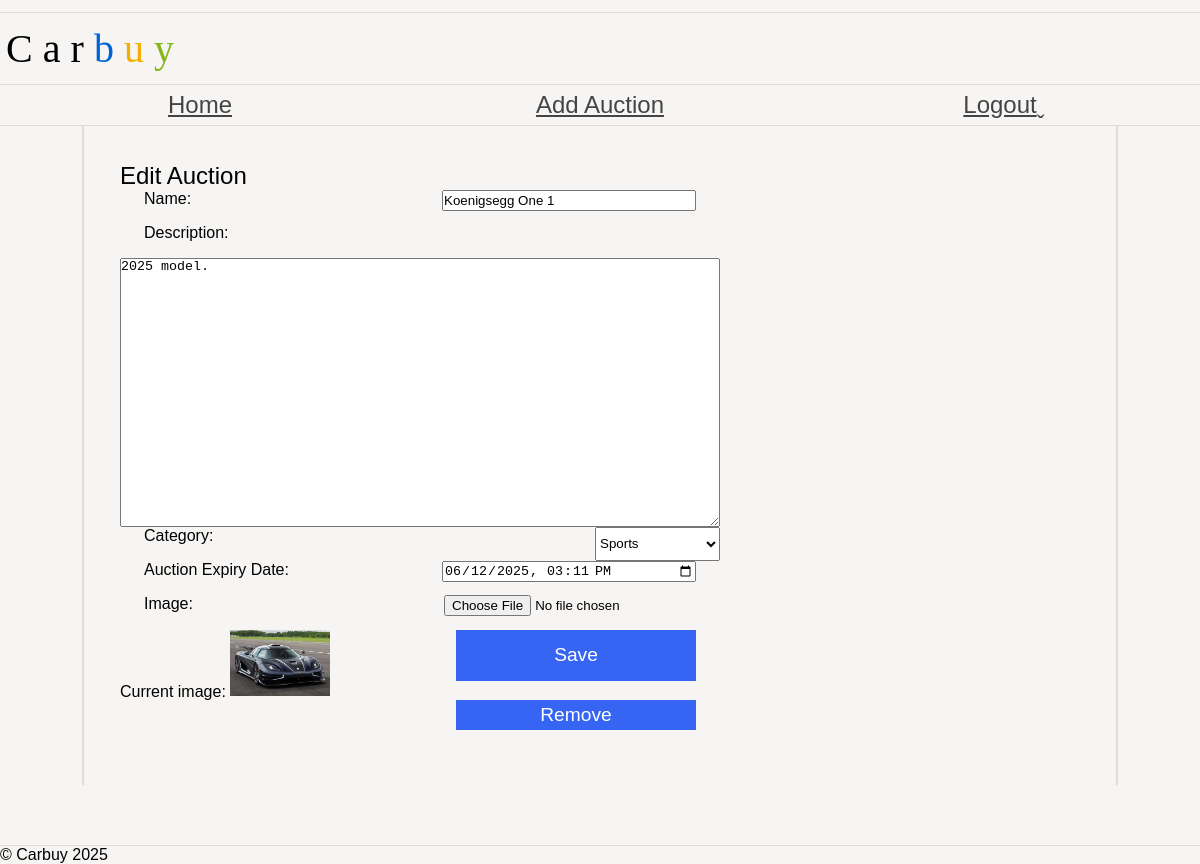
The app's page /as1/public/editAuction.php?id=8 (signed in) with its own data.
### tables this page shows
CREATE TABLE `auction` (
  `id` int(11) NOT NULL AUTO_INCREMENT,
  `title` varchar(255) NOT NULL,
  `description` text NOT NULL,
  `categoryId` int(11) NOT NULL,
  `userId` int(11) NOT NULL,
  `endDate` datetime NOT NULL,
  `image` varchar(255) DEFAULT NULL,
  `created` datetime DEFAULT current_timestamp(),
  PRIMARY KEY (`id`),
  KEY `categoryId` (`categoryId`),
  KEY `userId` (`userId`),
  CONSTRAINT `auction_ibfk_1` FOREIGN KEY (`categoryId`) REFERENCES `category` (`id`) ON DELETE CASCADE,
  CONSTRAINT `auction_ibfk_2` FOREIGN KEY (`userId`) REFERENCES `users` (`id`) ON DELETE CASCADE
);

CREATE TABLE `category` (
  `id` int(11) NOT NULL AUTO_INCREMENT,
  `name` varchar(100) NOT NULL,
  PRIMARY KEY (`id`)
);

### as1/public/editAuction.php (the view, shortened to what this page needs)
<?php
require 'databaseconnection.php';
$aid = isset($_GET['id']) ? intval($_GET['id']) : 0;
if ($aid > 0) {
    try {
        $s_t_m = $pdo->prepare("SELECT * FROM auction WHERE id = :id");
        $s_t_m->execute([':id' => $aid]);
        $ai = $s_t_m->fetch(PDO::FETCH_ASSOC);
    } catch (PDOException $e) {
    }
} else {
    exit();
}
try {
    $ctgs = $pdo->query("SELECT id, name FROM category");
} catch (PDOException $e) {
    $ctgs = [];
}
?>
<!DOCTYPE html>
<html>
<head>
    <link rel="stylesheet" href="carbuy.css" />
</head>
<body>
    <header>
        <h1>
            <span class="C">C</span>
            <span class="a">a</span>
            <span class="r">r</span>
            <span class="b">b</span>
            <span class="u">u</span>
            <span class="y">y</span>
        </h1>
    </header>
    <nav>
        <ul>
            <li><a href="index.php">Home</a></li>
            <li><a href="addAuction.php">Add Auction</a></li>
            <li><a href="logout.php">Logout</a></li>
        </ul>
    </nav>
    <main>
        <h2>Edit Auction</h2>
        <form action="editAuction.php?id=<?php echo $aid; ?>" method="POST" enctype="multipart/form-data">
                <label for="title">Name:</label>
                <input type="text" id="title" name="title" value="<?php echo ($ai['title']); ?>" required />
                <label for="description">Description:</label>
                <textarea id="description" name="description" required><?php echo ($ai['description']); ?></textarea>
                <label for="category">Category:</label>
                <select id="category" name="category" required>
                    <?php foreach ($ctgs as $row): ?>
                        <option value="<?php echo $row['id']; ?>" <?php echo $row['id'] == $ai['categoryId'] ? 'selected' : ''; ?>>
                            <?php echo ($row['name']); ?>
                        </option>
                    <?php endforeach; ?>
                </select>
                <label for="endDate">Auction Expiry Date:</label>
                <input type="datetime-local" id="endDate" name="endDate" value="<?php echo date('Y-m-d\TH:i', strtotime($ai['endDate'])); ?>" required />
                <label for="image">Image:</label>
                <input type="file" id="image" name="image" />
                <p>Current image: <img src="<?php echo ($ai['image']); ?>" alt="Current Auction Image" width="100" /></p>
                <input type="submit" name="Save" value="Save" />
        </form>
        <form action="editAuction.php?id=<?php echo $aid; ?>" method="POST" onsubmit="return confirm('Delete Auction?');">
                <input type="submit" name="remove" value="Remove" />
        </form>
    </main>
</body>
<footer>
    &copy; Carbuy <?php echo date('Y'); ?>
</footer>
</html>

### as1/public/carbuy.css (style rules this page uses)
* { margin: 0; padding: 0; }
body { font-family: "Oxygen-Regular", sans-serif; background-color: #f6f5f4; max-width: 100vw; overflow-x: hidden; }
h1, h2, h3, h4 { font-weight: normal; }
a, a:visited { color: #444; }
header { margin-top: 1vw; font-family: "Univers-Light-Normal"; display: grid; grid-template-columns: 15% 85%; align-items: center; padding-top: 1vw; padding-bottom: 1vw; border-top: 1px solid #ddd; border-bottom: 1px solid #ddd; }
header h1 { text-align: center; font-size: 2.5em; }
form { display: block; }
header .b { color: #0063d1; }
header .u { color: #f4ae01; }
header .y { color: #85b716; }
body > nav { border-bottom: 1px solid #ddd; }
body > nav ul li:last-child a:after { content: "ˬ"; position: absolute; }
body > nav ul { display: flex; width: 100vw; list-style-type: none; }
body > nav ul li { flex: 1; }
body > nav ul li a { display: block; text-align: center; padding-top: 0.5vw; padding-bottom: 0.5vw; font-size: 1.5em; }
main { padding: 3vw; display: block; overflow: hidden; width: 80vw; margin: auto; border-left: 2px solid #ddd; border-right: 2px solid #ddd; }
textarea { width: 100%; height: 20em; }
footer { margin-top: 5vw; border-top: 1px solid #ddd; }
main form { display: flex; flex-wrap: wrap; width: 50vw; }
main form label, main form input { flex-grow: 1; width: 20vw; margin-bottom: 1em; margin-right: 2vw; margin-left: 2vw; }
main form input[type="submit"] { background-color: #3665f3; color: white; flex-grow: 0; margin-left: auto; font-size: 1.2em; padding: 0.2em; cursor: pointer; border: 0; }

### records on screen
auction: title "Koenigsegg One 1", description "2025 model.", category "Sports", endDate "06/12/2025 15:11", image (picture)
